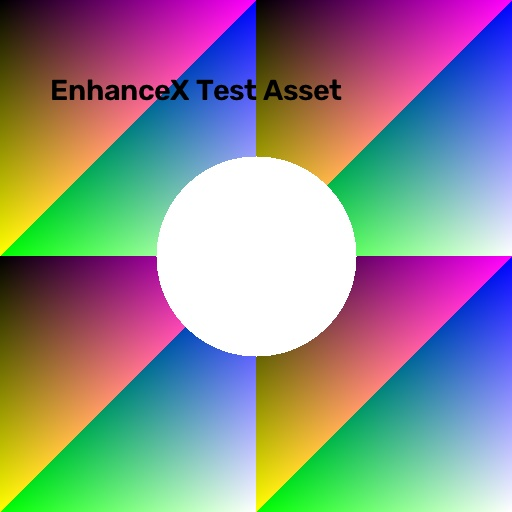
#> input picture assets/sample_input.jpg, 512 x 512 px
$ python -i color.py   (imports and definitions only)
#> lines starting #> are read from the running program, lines starting #| are printed output that depends on the picture
#> further down, picture is the input picture: shape (512, 512, 3); mean B, G, R 141.7, 141.9, 141.5
import cv2
import numpy as np
from typing import Tuple


# [8 lines left out: function histogram_equalization, not called in this run]


def apply_clahe(
    image: np.ndarray,
    clip_limit: float = 2.0,
    tile_grid_size: Tuple[int, int] = (8, 8)
) -> np.ndarray:
    """Applies Contrast Limited Adaptive Histogram Equalization (CLAHE)."""
#> called with clip_limit = 2, tile_grid_size = (8, 8)
    clahe = cv2.createCLAHE(clipLimit=clip_limit, tileGridSize=tile_grid_size)
    if len(image.shape) == 2:
        return clahe.apply(image)

    lab = cv2.cvtColor(image, cv2.COLOR_BGR2LAB)
#> lab: shape (512, 512, 3); mean of channels 0, 1, 2 158.1, 134, 131.3
    l, a, b = cv2.split(lab)
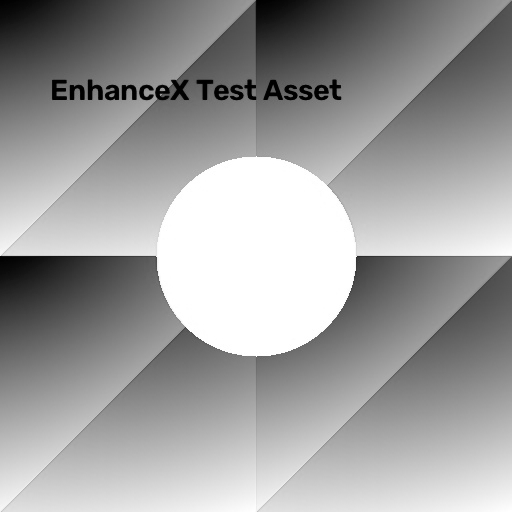
#> l: shape (512, 512); min 0, max 255, mean 158.1
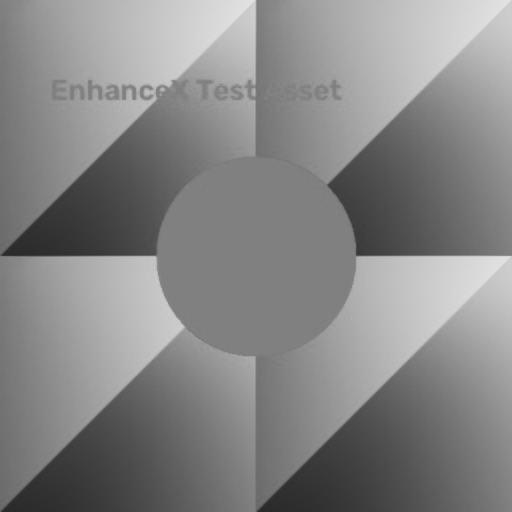
#> a: shape (512, 512); min 42, max 225, mean 134
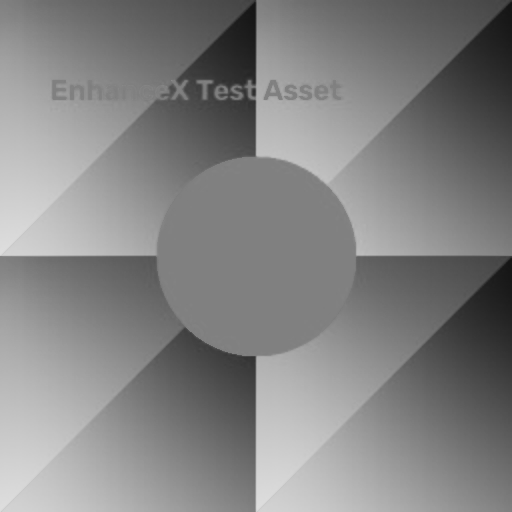
#> b: shape (512, 512); min 20, max 222, mean 131.3
    l_clahe = clahe.apply(l)
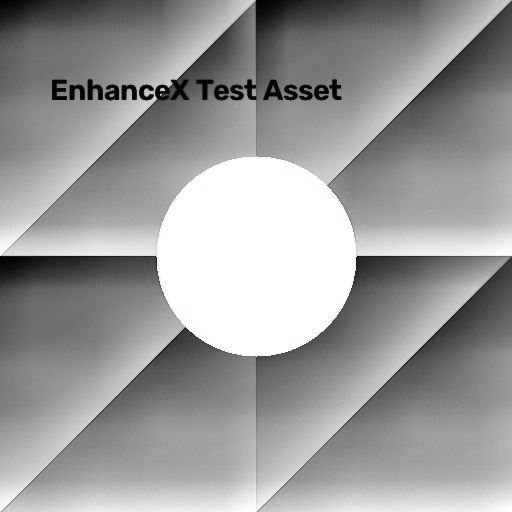
#> l_clahe: shape (512, 512); min 1, max 255, mean 154
    lab_clahe = cv2.merge((l_clahe, a, b))
#> lab_clahe: shape (512, 512, 3); mean of channels 0, 1, 2 154, 134, 131.3
    return cv2.cvtColor(lab_clahe, cv2.COLOR_LAB2BGR)
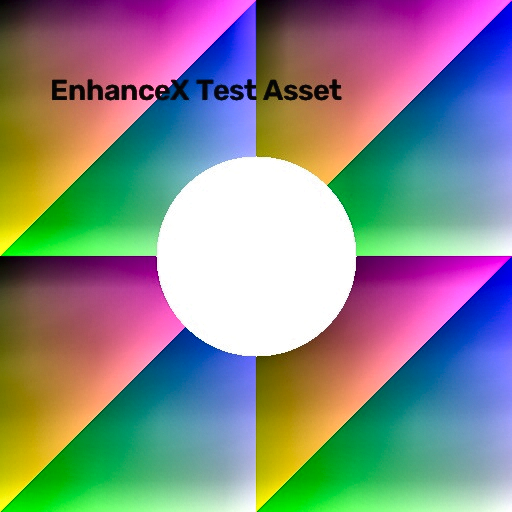
#> returned value: shape (512, 512, 3); mean B, G, R 137, 138.5, 136.2


# [51 lines left out: functions white_balance, adjust_color, not called in this run]

>>> import cv2
>>> picture = cv2.imread('../../assets/sample_input.jpg')
>>> result = apply_clahe(picture)
